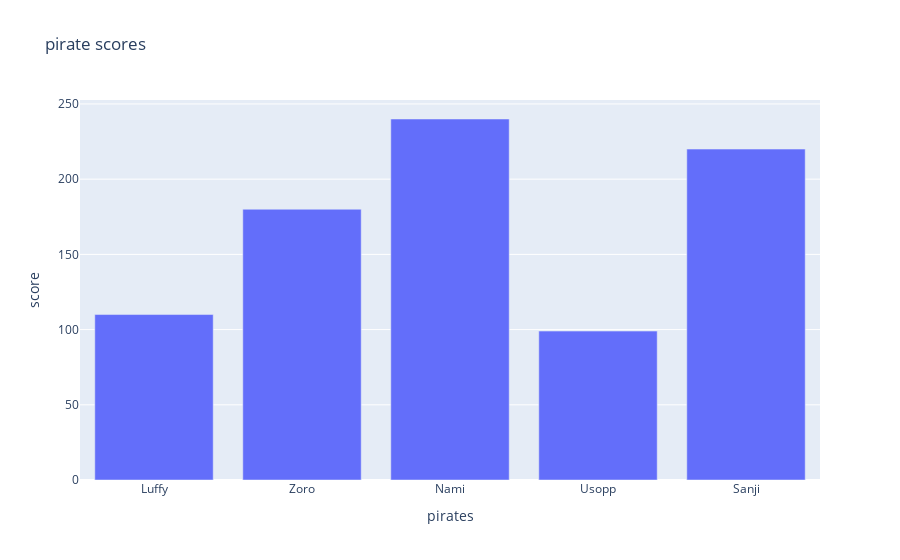

This figure's notebook cell:
### Code cell
graph= go.Figure()

graph.add_trace(go.Bar (x=x1, y=y1)
                   )
graph.update_layout(title= 'pirate scores', xaxis_title= 'pirates', yaxis_title= "score")

### Figure 1 — Plotly figure (JSON) as saved in the notebook; plotly's stock layout.template omitted (floating-point values rounded to 4 significant figures)
{"data": [{"type": "bar", "x": ["Luffy", "Zoro", "Nami", "Usopp", "Sanji"], "y": [110, 180, 240, 99, 220]}], "layout": {"title": {"text": "pirate scores"}, "xaxis": {"title": {"text": "pirates"}}, "yaxis": {"title": {"text": "score"}}}}
